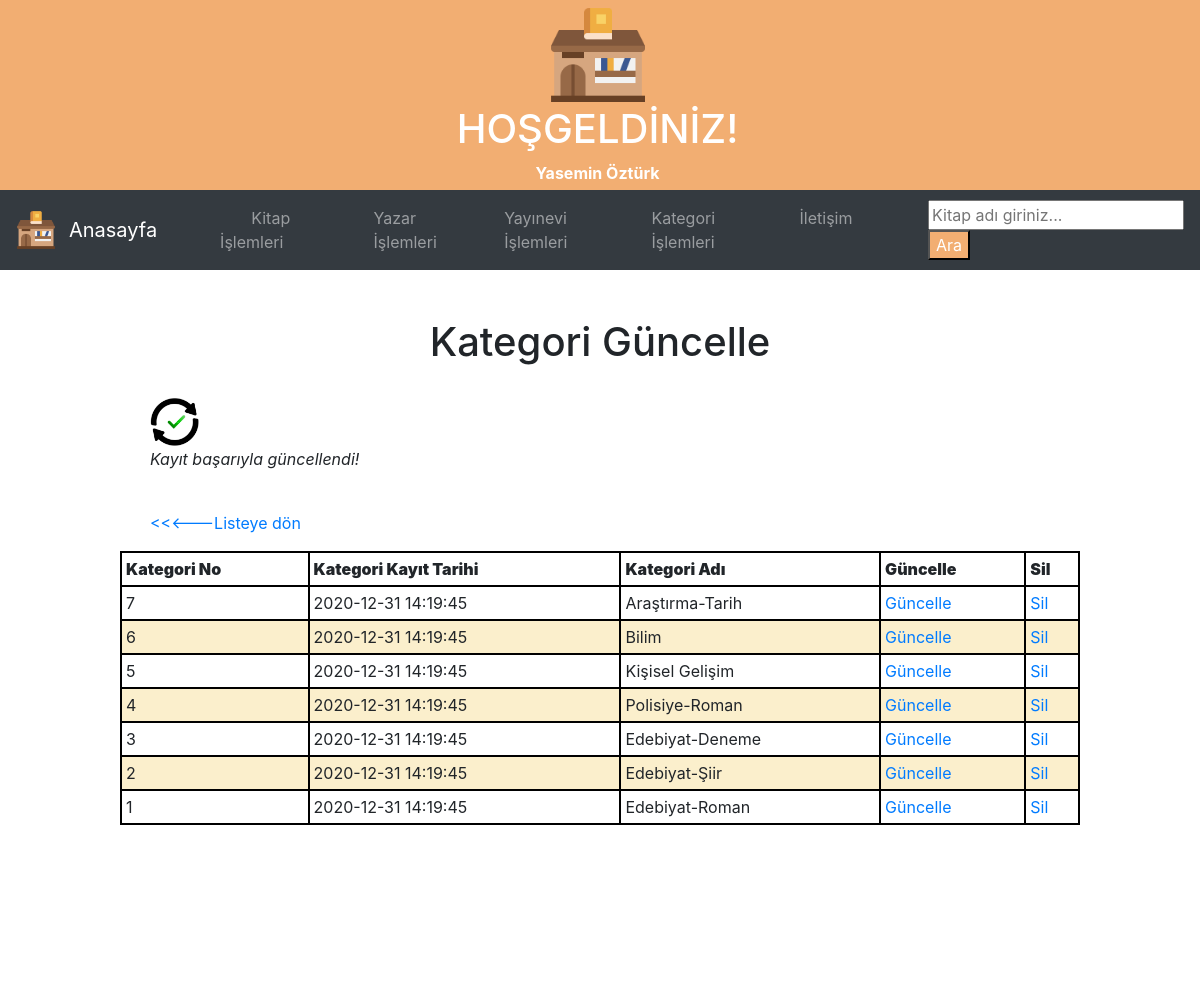
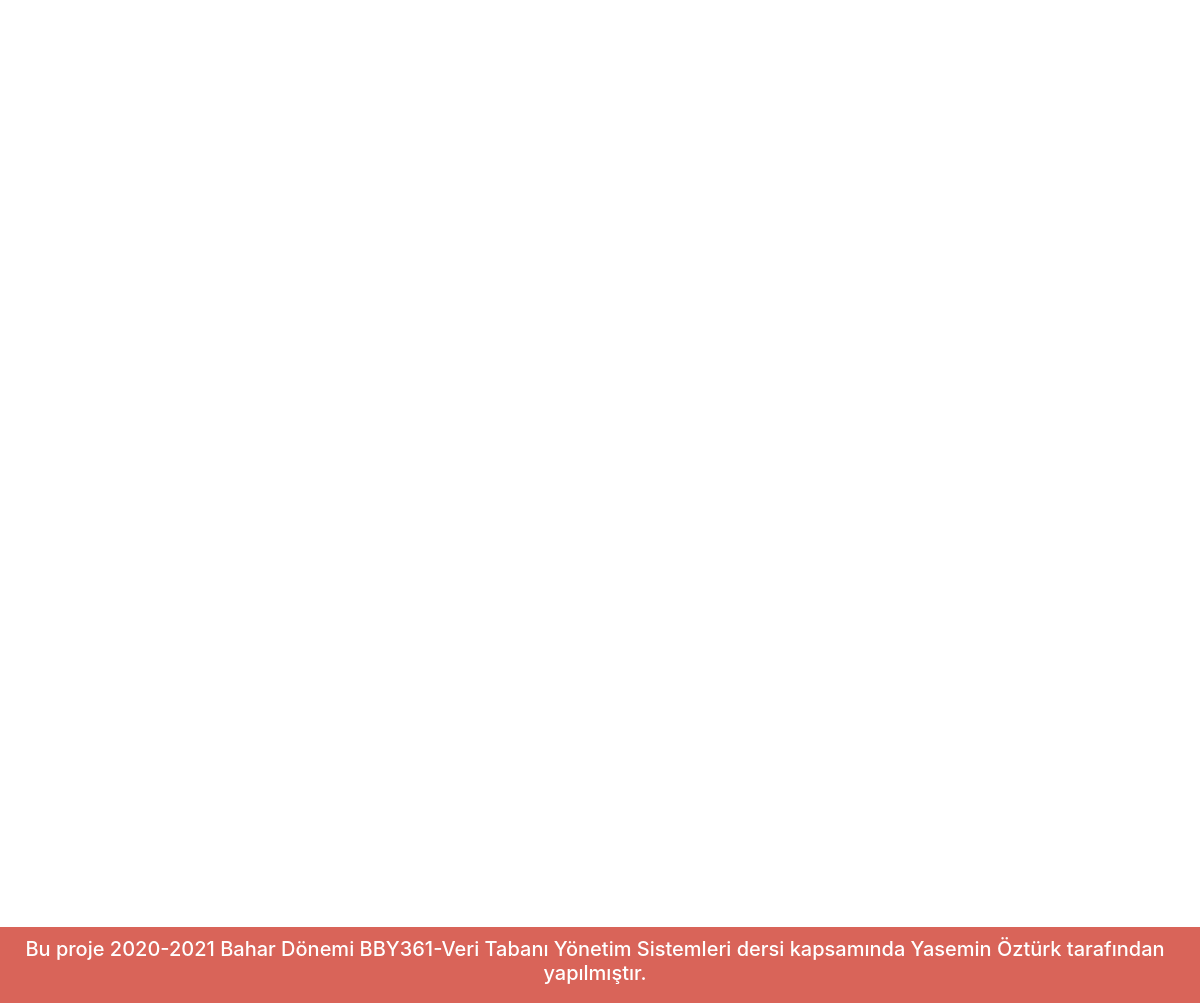
/guncellendi_kategori.php, run on the app's committed database (2 pictures, top to bottom).
### tables this page shows
CREATE TABLE `kategori` (
  `kategoriNo` smallint(6) NOT NULL COMMENT 'Kategori tablosunun anahtar alanı',
  `kategoriKayitTarih` timestamp NOT NULL DEFAULT current_timestamp() COMMENT 'Kategorinin kayıt tarihi',
  `kategoriAdi` varchar(50) NOT NULL COMMENT 'Kitabın kategorisinin bilgisi'
);

### guncellendi_kategori.php (the view, shortened to what this page needs)
<?php
    require_once("baglanti.php");
    $kategoriNo = mysqli_real_escape_string($baglanti, $_POST['kategoriNo']);
    $kategoriAdi = mysqli_real_escape_string($baglanti, $_POST['kategoriAdi']);
    $sorgu = "UPDATE kategori SET kategoriAdi = '$kategoriAdi' WHERE kategoriNo = $kategoriNo";
    if (mysqli_query($baglanti, $sorgu)) {
        $islemSonuc = "<i>Kayıt başarıyla güncellendi!</i>";
    } else {
        $islemSonuc = "Kayıt güncellenirken bir hata oluştu: " . mysqli_error($baglanti);
    }
    $sorgu2 = mysqli_query($baglanti, "SELECT * FROM kategori ORDER BY kategoriNo DESC");
?>
<!DOCTYPE html>
<html lang="tr"><head><meta http-equiv="Content-Type" content="text/html; charset=UTF-8">
<link href="bootstrap.min.css" rel="stylesheet">
    <link href="navbar-top.css" rel="stylesheet">
  </head>
  <body>
    <header class="üstbilgi">
        <img src="library.png" alt="logo" style="width:100px;">
        <h1 class="ustbaslik">HOŞGELDİNİZ!</h1>
        <p1 class="ad"><b>Yasemin Öztürk</b></p1>
    </header>
<nav class="navbar navbar-expand-sm bg-dark navbar-dark">
  <img src="library.png" alt="Logo" style="width:40px;">
  <a class="navbar-brand" href="index.php">&numsp;Anasayfa&numsp;&numsp;&numsp;</a>
  <ul class="navbar-nav">
    <li class="nav-item">
      <a class="nav-link" href="kitap.php">&numsp;&numsp;&numsp;Kitap İşlemleri&numsp;&numsp;&numsp;</a>
    </li>
	<li class="nav-item">
      <a class="nav-link" href="yazar.php">Yazar İşlemleri&numsp;&numsp;&numsp;</a>
    </li>
	<li class="nav-item">
      <a class="nav-link" href="yayinevi.php">Yayınevi İşlemleri&numsp;&numsp;&numsp;</a>
    </li>
    <li class="nav-item">
      <a class="nav-link" href="kategori.php">Kategori İşlemleri&numsp;&numsp;&numsp;</a>
    </li>
	<li class="nav-item">
      <a class="nav-link" href="iletisim.php">İletişim</a>
    </li>
  </ul>&nbsp;&nbsp;&nbsp;&nbsp;&nbsp;&nbsp;&nbsp;&nbsp;&nbsp;&nbsp;&nbsp;&nbsp;&nbsp;&nbsp;&nbsp;
  <form action="kitap_ara_sonuc.php" method="get">
            <input type="text" name="kitapAdi" placeholder="Kitap adı giriniz..."><input type="submit"  value="Ara">
</form>
</nav>
    <head>
    </head>
    <body>
        <br><br><h1>Kategori Güncelle</h1><br>
        <p> <img src="updated.png" alt="resim" style="width:50px;"><br><?php echo $islemSonuc; ?></p><br>
        <p><a href="kategori.php"><<<---Listeye dön</a></p>
    <?php
    echo("<table border=1 align=center width=80%>");
        echo("<tr>");
        echo("<td><b>Kategori No</b></td>");
        echo("<td><b>Kategori Kayıt Tarihi</b></td>");
        echo("<td><b>Kategori Adı</b></td>");
        echo("<td><b>Güncelle</b></td>");
        echo("<td><b>Sil</b></td>");
        echo("</tr>");
    while($satir = mysqli_fetch_assoc($sorgu2)){
        echo("<tr>");
        echo("<td>".$satir["kategoriNo"]."</td>");
        echo("<td>".$satir["kategoriKayitTarih"]."</td>");
        echo("<td>".$satir["kategoriAdi"]."</td>");
        echo("<td><a href='guncelle_kategori.php?kategoriNo=".$satir["kategoriNo"]."'>Güncelle</a></td>");
        echo("<td><a href='sil_kategori.php?kategoriNo=".$satir["kategoriNo"]."'>Sil</a></td>");
        echo("</tr>");
                }
    echo("</table>");
?>
  <br><br><br><br><br><br><br><br><br><br><br><br><br><br><br><br><br><br><br><br><br><br><br><br><br><br><br><br><br><br><br><br><br><br><br><br><br><br><br><br><br><br><br><br><br><br><footer class="altbilgi">
        <h5 class="ad">Bu proje 2020-2021 Bahar Dönemi BBY361-Veri Tabanı Yönetim Sistemleri dersi kapsamında Yasemin Öztürk tarafından yapılmıştır.</h5>
    </footer></body></html>

### navbar-top.css (style rules this page uses)
body { min-height: 75rem; }

### guncellendi_kategori.php (style rules this page uses)
header { background-color:#f2ae72; color:white; text-align: center; padding: 5px; padding-left:0; }
input[type=submit], input[type=reset] { background-color: #f2ae72; color: white; cursor: pointer; }
footer { background-color:#d96459; color:white; text-align: center; padding: 10px; padding-left:0; }
td { border: 2px solid black; padding:4px; }
tr:first-child { font-weight:bolder; }
tr:nth-child(2n+3) { background-color:#fbefcc; }
h1 { text-align: center; }
p { margin-left: 150px;; }

### data on the page
kategori: kategoriNo "7", kategoriKayitTarih "2020-12-31 14:19:45", kategoriAdi "Araştırma-Tarih"
kategori: kategoriNo "6", kategoriKayitTarih "2020-12-31 14:19:45", kategoriAdi "Bilim"
kategori: kategoriNo "5", kategoriKayitTarih "2020-12-31 14:19:45", kategoriAdi "Kişisel Gelişim"
kategori: kategoriNo "4", kategoriKayitTarih "2020-12-31 14:19:45", kategoriAdi "Polisiye-Roman"
kategori: kategoriNo "3", kategoriKayitTarih "2020-12-31 14:19:45", kategoriAdi "Edebiyat-Deneme"
kategori: kategoriNo "2", kategoriKayitTarih "2020-12-31 14:19:45", kategoriAdi "Edebiyat-Şiir"
kategori: kategoriNo "1", kategoriKayitTarih "2020-12-31 14:19:45", kategoriAdi "Edebiyat-Roman"
